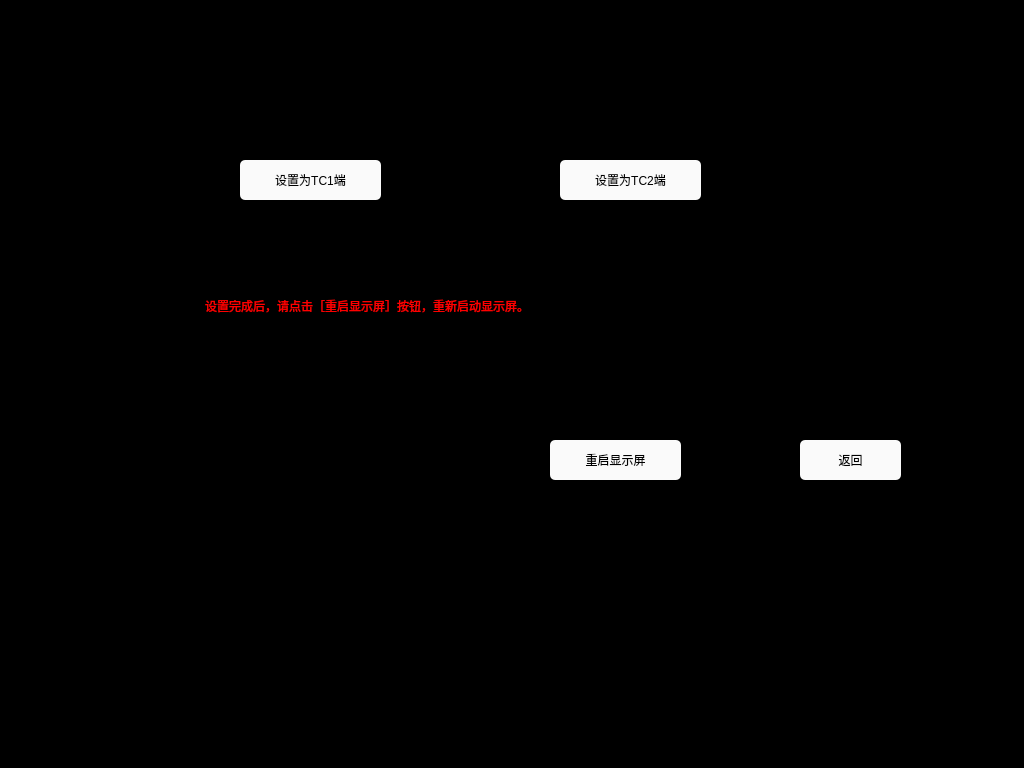
<?xml version="1.0" encoding="UTF-8"?>
<ui version="4.0">
 <class>PublishSetPage</class>
 <widget class="QWidget" name="PublishSetPage">
  <property name="geometry">
   <rect>
    <x>0</x>
    <y>0</y>
    <width>1024</width>
    <height>768</height>
   </rect>
  </property>
  <property name="windowTitle">
   <string>Form</string>
  </property>
  <property name="styleSheet">
   <string notr="true">QLabel
{
	color: white;
	border: 2px groove, gray;
    border-color: gray;
	font: 20px, &quot;SimHei&quot;;	
}

QWidget
{
	background-color: black;
}

QPushButton
{
	font: 20px, &quot;SimHei&quot;;
    color: black;
	background-color: rgb(250, 250, 250);
	border-radius: 5px;
}</string>
  </property>
  <widget class="QPushButton" name="btn_Tc1">
   <property name="geometry">
    <rect>
     <x>240</x>
     <y>160</y>
     <width>141</width>
     <height>40</height>
    </rect>
   </property>
   <property name="text">
    <string>设置为TC1端</string>
   </property>
  </widget>
  <widget class="QPushButton" name="btn_Restart">
   <property name="geometry">
    <rect>
     <x>550</x>
     <y>440</y>
     <width>131</width>
     <height>40</height>
    </rect>
   </property>
   <property name="text">
    <string>重启显示屏</string>
   </property>
  </widget>
  <widget class="QPushButton" name="btn_Tc2">
   <property name="geometry">
    <rect>
     <x>560</x>
     <y>160</y>
     <width>141</width>
     <height>40</height>
    </rect>
   </property>
   <property name="text">
    <string>设置为TC2端</string>
   </property>
  </widget>
  <widget class="QPushButton" name="btn_Back">
   <property name="geometry">
    <rect>
     <x>800</x>
     <y>440</y>
     <width>101</width>
     <height>40</height>
    </rect>
   </property>
   <property name="styleSheet">
    <string notr="true"/>
   </property>
   <property name="text">
    <string>返回</string>
   </property>
  </widget>
  <widget class="QLabel" name="label">
   <property name="geometry">
    <rect>
     <x>200</x>
     <y>280</y>
     <width>551</width>
     <height>51</height>
    </rect>
   </property>
   <property name="styleSheet">
    <string notr="true">border-color:black;
color:red;</string>
   </property>
   <property name="text">
    <string>设置完成后，请点击［重启显示屏］按钮，重新启动显示屏。</string>
   </property>
  </widget>
 </widget>
 <resources/>
 <connections/>
</ui>
